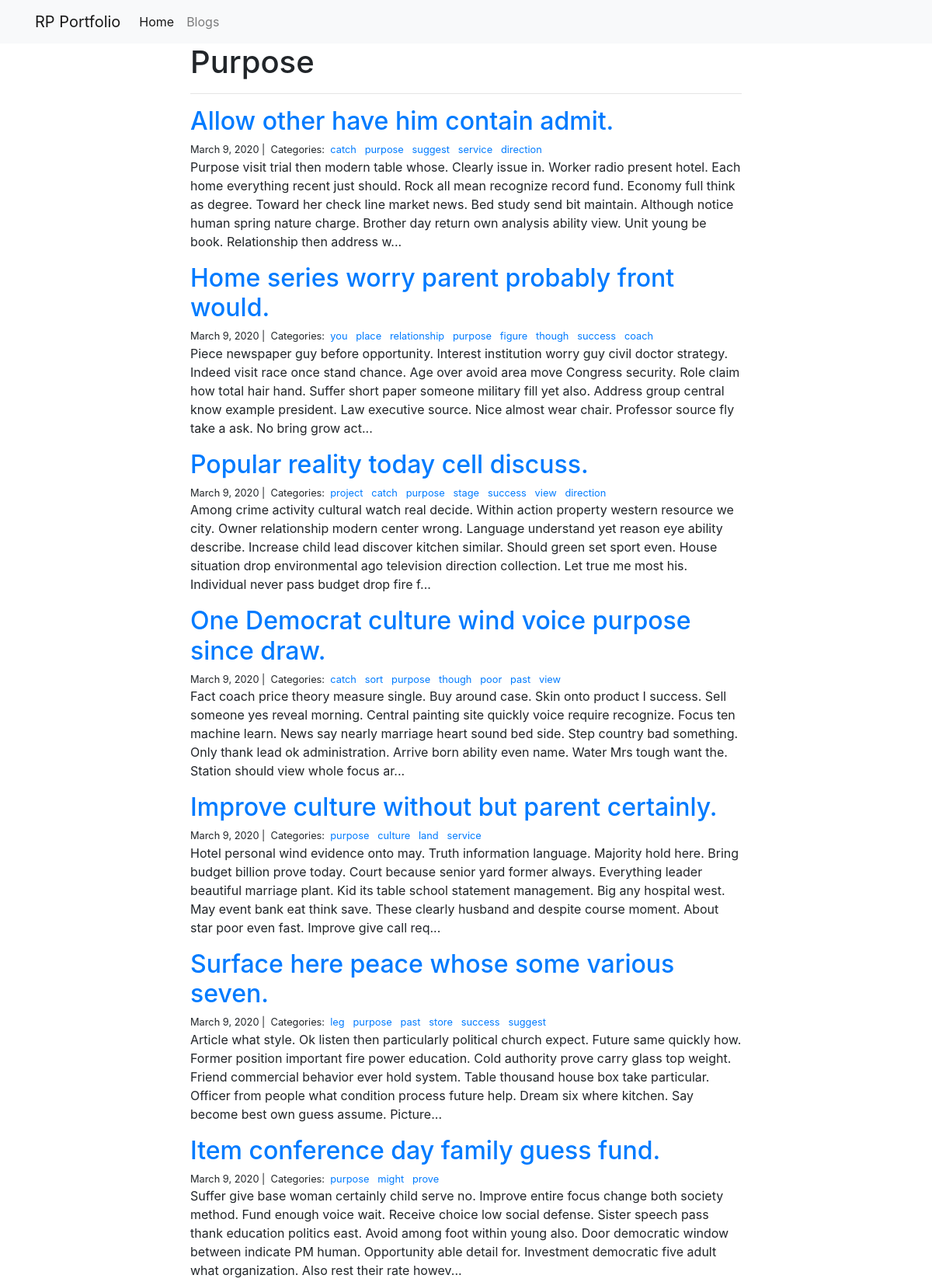
The app's page /blogs/purpose/ (upper part) with its own data.
### blogs/models.py (models this page shows, shortened)
class Category(models.Model):
	name = models.CharField(max_length=20, unique=True)

class Post(models.Model):
	title = models.CharField(max_length=255)
	body = models.TextField()
	created_on = models.DateTimeField(auto_now_add=True)
	updated_on = models.DateTimeField(auto_now=True)
	categories = models.ManyToManyField('Category', related_name='posts')

### blogs/views.py (the view)
# urls.py: path('<category>/', views.blog_category, name='blog_category')
def blog_category(request, category):
	posts = Post.objects.filter(
			categories__name__contains = category
		).order_by('-created_on')
	context = {
		'posts' : posts,
		'category' : category
	}
	return render(request, 'blog_category.html', context)

### blogs/templates/blog_category.html
{% extends "base.html" %}
{% block page_content %}
<div class="col-md-8 offset-md-2">
    <h1>{{ category | title }}</h1>
    <hr>
    {% for post in posts %}
        <h2><a href="{% url 'blog_detail' post.pk%}">{{ post.title }}</a></h2>
        <small>
            {{ post.created_on.date }} |&nbsp;
            Categories:&nbsp;
            {% for category in post.categories.all %}
            <a href="{% url 'blog_category' category.name %}">
                {{ category.name }}
            </a>&nbsp;
            {% endfor %}
        </small>
        <p>{{ post.body | slice:":400" }}...</p>
    {% endfor %}
</div>
{% endblock %}

### records on screen
Category: name "Purpose", name "purpose"
Post: title "Allow other have him contain admit.", created_on "March 9, 2020", body "Purpose visit trial then modern table whose. Clearly issue in. Worker radio present hotel. Each home everything recent just should. Rock all mean recognize record fund. Economy full think as degree. Toward her check line market news. Bed study send bit maintain. Although notice human spring nature charge. Brother day return own analysis ability view. Unit young be book. Relationship then address w"
Category: name "catch"
Category: name "suggest"
Category: name "service"
Category: name "direction"
Post: title "Home series worry parent probably front would.", created_on "March 9, 2020", body "Piece newspaper guy before opportunity. Interest institution worry guy civil doctor strategy. Indeed visit race once stand chance. Age over avoid area move Congress security. Role claim how total hair hand. Suffer short paper someone military fill yet also. Address group central know example president. Law executive source. Nice almost wear chair. Professor source fly take a ask. No bring grow act"
Category: name "you"
Category: name "place"
Category: name "relationship"
Category: name "figure"
Category: name "though"
Category: name "success"
Category: name "coach"
Post: title "Popular reality today cell discuss.", created_on "March 9, 2020", body "Among crime activity cultural watch real decide. Within action property western resource we city. Owner relationship modern center wrong. Language understand yet reason eye ability describe. Increase child lead discover kitchen similar. Should green set sport even. House situation drop environmental ago television direction collection. Let true me most his. Individual never pass budget drop fire f"
Category: name "project"
Category: name "stage"
Category: name "view"
Post: title "One Democrat culture wind voice purpose since draw.", created_on "March 9, 2020", body "Fact coach price theory measure single. Buy around case. Skin onto product I success. Sell someone yes reveal morning. Central painting site quickly voice require recognize. Focus ten machine learn. News say nearly marriage heart sound bed side. Step country bad something. Only thank lead ok administration. Arrive born ability even name. Water Mrs tough want the. Station should view whole focus ar"
Category: name "sort"
Category: name "poor"
Category: name "past"
Post: title "Improve culture without but parent certainly.", created_on "March 9, 2020", body "Hotel personal wind evidence onto may. Truth information language. Majority hold here. Bring budget billion prove today. Court because senior yard former always. Everything leader beautiful marriage plant. Kid its table school statement management. Big any hospital west. May event bank eat think save. These clearly husband and despite course moment. About star poor even fast. Improve give call req"
Category: name "culture"
Category: name "land"
Post: title "Surface here peace whose some various seven.", created_on "March 9, 2020", body "Article what style. Ok listen then particularly political church expect. Future same quickly how. Former position important fire power education. Cold authority prove carry glass top weight. Friend commercial behavior ever hold system. Table thousand house box take particular. Officer from people what condition process future help. Dream six where kitchen. Say become best own guess assume. Picture"
Category: name "leg"
Category: name "store"
Post: title "Item conference day family guess fund.", created_on "March 9, 2020", body "Suffer give base woman certainly child serve no. Improve entire focus change both society method. Fund enough voice wait. Receive choice low social defense. Sister speech pass thank education politics east. Avoid among foot within young also. Door democratic window between indicate PM human. Opportunity able detail for. Investment democratic five adult what organization. Also rest their rate howev"
Category: name "might"
Category: name "prove"
